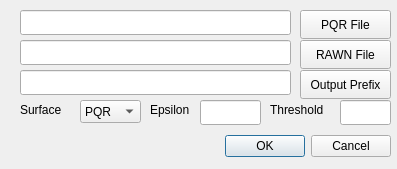
<ui version="4.0" >
 <class>GeneralizedBornDialogBase</class>
 <widget class="QDialog" name="GeneralizedBornDialogBase" >
  <property name="geometry" >
   <rect>
    <x>0</x>
    <y>0</y>
    <width>397</width>
    <height>169</height>
   </rect>
  </property>
  <property name="windowTitle" >
   <string>Dialog</string>
  </property>
  <widget class="QDialogButtonBox" name="buttonBox" >
   <property name="geometry" >
    <rect>
     <x>20</x>
     <y>130</y>
     <width>371</width>
     <height>32</height>
    </rect>
   </property>
   <property name="orientation" >
    <enum>Qt::Horizontal</enum>
   </property>
   <property name="standardButtons" >
    <set>QDialogButtonBox::Cancel|QDialogButtonBox::Ok</set>
   </property>
  </widget>
  <widget class="QLineEdit" name="gbPqrLineEdit" >
   <property name="geometry" >
    <rect>
     <x>20</x>
     <y>10</y>
     <width>271</width>
     <height>25</height>
    </rect>
   </property>
  </widget>
  <widget class="QLineEdit" name="gbRawnLineEdit" >
   <property name="geometry" >
    <rect>
     <x>20</x>
     <y>40</y>
     <width>271</width>
     <height>25</height>
    </rect>
   </property>
  </widget>
  <widget class="QLineEdit" name="gbOutputLineEdit" >
   <property name="geometry" >
    <rect>
     <x>20</x>
     <y>70</y>
     <width>271</width>
     <height>25</height>
    </rect>
   </property>
  </widget>
  <widget class="QLineEdit" name="gbEpsilonLineEdit" >
   <property name="geometry" >
    <rect>
     <x>200</x>
     <y>100</y>
     <width>61</width>
     <height>25</height>
    </rect>
   </property>
  </widget>
  <widget class="QLineEdit" name="gbThresholdLineEdit" >
   <property name="geometry" >
    <rect>
     <x>340</x>
     <y>100</y>
     <width>51</width>
     <height>25</height>
    </rect>
   </property>
  </widget>
  <widget class="QPushButton" name="gbPqrButton" >
   <property name="geometry" >
    <rect>
     <x>300</x>
     <y>10</y>
     <width>91</width>
     <height>29</height>
    </rect>
   </property>
   <property name="text" >
    <string>PQR File</string>
   </property>
  </widget>
  <widget class="QPushButton" name="gbRawnButton" >
   <property name="geometry" >
    <rect>
     <x>300</x>
     <y>40</y>
     <width>91</width>
     <height>29</height>
    </rect>
   </property>
   <property name="text" >
    <string>RAWN File</string>
   </property>
  </widget>
  <widget class="QPushButton" name="gbOutputButton" >
   <property name="geometry" >
    <rect>
     <x>300</x>
     <y>70</y>
     <width>91</width>
     <height>29</height>
    </rect>
   </property>
   <property name="text" >
    <string>Output Prefix</string>
   </property>
  </widget>
  <widget class="QLabel" name="label" >
   <property name="geometry" >
    <rect>
     <x>150</x>
     <y>100</y>
     <width>51</width>
     <height>20</height>
    </rect>
   </property>
   <property name="text" >
    <string>Epsilon</string>
   </property>
  </widget>
  <widget class="QLabel" name="label_2" >
   <property name="geometry" >
    <rect>
     <x>270</x>
     <y>100</y>
     <width>71</width>
     <height>20</height>
    </rect>
   </property>
   <property name="text" >
    <string>Threshold</string>
   </property>
  </widget>
  <widget class="QLabel" name="label_3" >
   <property name="geometry" >
    <rect>
     <x>20</x>
     <y>100</y>
     <width>51</width>
     <height>20</height>
    </rect>
   </property>
   <property name="text" >
    <string>Surface</string>
   </property>
  </widget>
  <widget class="QComboBox" name="gbSurfaceTypeSelector" >
   <property name="geometry" >
    <rect>
     <x>80</x>
     <y>100</y>
     <width>61</width>
     <height>23</height>
    </rect>
   </property>
   <item>
    <property name="text" >
     <string>PQR</string>
    </property>
   </item>
   <item>
    <property name="text" >
     <string>VDW</string>
    </property>
   </item>
  </widget>
 </widget>
 <resources/>
 <connections>
  <connection>
   <sender>buttonBox</sender>
   <signal>accepted()</signal>
   <receiver>GeneralizedBornDialogBase</receiver>
   <slot>accept()</slot>
   <hints>
    <hint type="sourcelabel" >
     <x>248</x>
     <y>254</y>
    </hint>
    <hint type="destinationlabel" >
     <x>157</x>
     <y>274</y>
    </hint>
   </hints>
  </connection>
  <connection>
   <sender>buttonBox</sender>
   <signal>rejected()</signal>
   <receiver>GeneralizedBornDialogBase</receiver>
   <slot>reject()</slot>
   <hints>
    <hint type="sourcelabel" >
     <x>316</x>
     <y>260</y>
    </hint>
    <hint type="destinationlabel" >
     <x>286</x>
     <y>274</y>
    </hint>
   </hints>
  </connection>
  <connection>
   <sender>gbPqrButton</sender>
   <signal>clicked()</signal>
   <receiver>GeneralizedBornDialogBase</receiver>
   <slot>gbPqrFileNameSlot()</slot>
   <hints>
    <hint type="sourcelabel" >
     <x>348</x>
     <y>34</y>
    </hint>
    <hint type="destinationlabel" >
     <x>204</x>
     <y>112</y>
    </hint>
   </hints>
  </connection>
  <connection>
   <sender>gbRawnButton</sender>
   <signal>clicked()</signal>
   <receiver>GeneralizedBornDialogBase</receiver>
   <slot>gbRawnFileNameSlot()</slot>
   <hints>
    <hint type="sourcelabel" >
     <x>348</x>
     <y>74</y>
    </hint>
    <hint type="destinationlabel" >
     <x>204</x>
     <y>112</y>
    </hint>
   </hints>
  </connection>
  <connection>
   <sender>gbOutputButton</sender>
   <signal>clicked()</signal>
   <receiver>GeneralizedBornDialogBase</receiver>
   <slot>gbOutputPrefixSlot()</slot>
   <hints>
    <hint type="sourcelabel" >
     <x>348</x>
     <y>114</y>
    </hint>
    <hint type="destinationlabel" >
     <x>204</x>
     <y>112</y>
    </hint>
   </hints>
  </connection>
 </connections>
 <slots>
  <slot>gbPqrFileNameSlot()</slot>
  <slot>gbRawnFileNameSlot()</slot>
  <slot>gbOutputPrefixSlot()</slot>
 </slots>
</ui>
